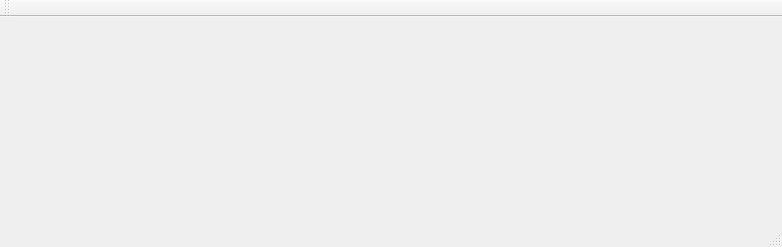
<?xml version="1.0" encoding="UTF-8"?>
<ui version="4.0">
 <class>MainWindow</class>
 <widget class="QMainWindow" name="MainWindow">
  <property name="geometry">
   <rect>
    <x>0</x>
    <y>0</y>
    <width>782</width>
    <height>247</height>
   </rect>
  </property>
  <property name="windowTitle">
   <string>MainWindow</string>
  </property>
  <widget class="QWidget" name="centralWidget"/>
  <widget class="QMenuBar" name="menuBar">
   <property name="geometry">
    <rect>
     <x>0</x>
     <y>0</y>
     <width>782</width>
     <height>22</height>
    </rect>
   </property>
  </widget>
  <widget class="QToolBar" name="mainToolBar">
   <attribute name="toolBarArea">
    <enum>TopToolBarArea</enum>
   </attribute>
   <attribute name="toolBarBreak">
    <bool>false</bool>
   </attribute>
  </widget>
  <widget class="QStatusBar" name="statusBar"/>
 </widget>
 <layoutdefault spacing="6" margin="11"/>
 <resources/>
 <connections/>
</ui>
